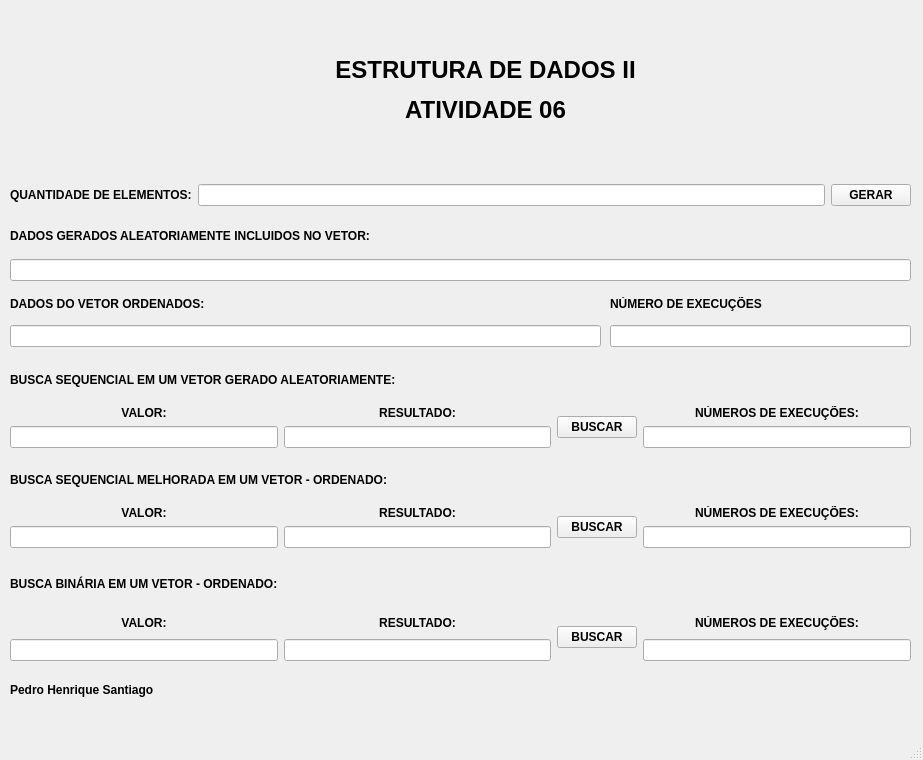
<?xml version="1.0" encoding="UTF-8"?>
<ui version="4.0">
 <class>MainWindow</class>
 <widget class="QMainWindow" name="MainWindow">
  <property name="geometry">
   <rect>
    <x>0</x>
    <y>0</y>
    <width>923</width>
    <height>760</height>
   </rect>
  </property>
  <property name="windowTitle">
   <string>MainWindow</string>
  </property>
  <widget class="QWidget" name="centralwidget">
   <widget class="QWidget" name="layoutWidget">
    <property name="geometry">
     <rect>
      <x>10</x>
      <y>180</y>
      <width>901</width>
      <height>31</height>
     </rect>
    </property>
    <layout class="QHBoxLayout" name="horizontalLayout">
     <item>
      <widget class="QLabel" name="label">
       <property name="text">
        <string>&lt;html&gt;&lt;head/&gt;&lt;body&gt;&lt;p&gt;&lt;span style=&quot; font-weight:700;&quot;&gt;QUANTIDADE DE ELEMENTOS:&lt;/span&gt;&lt;/p&gt;&lt;/body&gt;&lt;/html&gt;</string>
       </property>
      </widget>
     </item>
     <item>
      <widget class="QLineEdit" name="lineEditTamanho"/>
     </item>
     <item>
      <widget class="QPushButton" name="pushButtonGerar">
       <property name="font">
        <font>
         <bold>true</bold>
        </font>
       </property>
       <property name="text">
        <string>GERAR</string>
       </property>
      </widget>
     </item>
    </layout>
   </widget>
   <widget class="QWidget" name="layoutWidget">
    <property name="geometry">
     <rect>
      <x>10</x>
      <y>220</y>
      <width>901</width>
      <height>61</height>
     </rect>
    </property>
    <layout class="QVBoxLayout" name="verticalLayout">
     <item>
      <widget class="QLabel" name="label_2">
       <property name="text">
        <string>&lt;html&gt;&lt;head/&gt;&lt;body&gt;&lt;p&gt;&lt;span style=&quot; font-weight:700;&quot;&gt;DADOS GERADOS ALEATORIAMENTE INCLUIDOS NO VETOR:&lt;/span&gt;&lt;/p&gt;&lt;/body&gt;&lt;/html&gt;</string>
       </property>
      </widget>
     </item>
     <item>
      <widget class="QLineEdit" name="lineEditVetor"/>
     </item>
    </layout>
   </widget>
   <widget class="QWidget" name="layoutWidget">
    <property name="geometry">
     <rect>
      <x>10</x>
      <y>360</y>
      <width>901</width>
      <height>88</height>
     </rect>
    </property>
    <layout class="QVBoxLayout" name="verticalLayout_9">
     <item>
      <widget class="QLabel" name="label_4">
       <property name="text">
        <string>&lt;html&gt;&lt;head/&gt;&lt;body&gt;&lt;p&gt;&lt;span style=&quot; font-weight:700;&quot;&gt;BUSCA SEQUENCIAL EM UM VETOR GERADO ALEATORIAMENTE:&lt;/span&gt;&lt;/p&gt;&lt;/body&gt;&lt;/html&gt;</string>
       </property>
      </widget>
     </item>
     <item>
      <layout class="QHBoxLayout" name="horizontalLayout_2">
       <item>
        <layout class="QVBoxLayout" name="verticalLayout_3">
         <item>
          <widget class="QLabel" name="label_7">
           <property name="text">
            <string>&lt;html&gt;&lt;head/&gt;&lt;body&gt;&lt;p align=&quot;center&quot;&gt;&lt;span style=&quot; font-weight:700;&quot;&gt;VALOR:&lt;/span&gt;&lt;/p&gt;&lt;/body&gt;&lt;/html&gt;</string>
           </property>
          </widget>
         </item>
         <item>
          <widget class="QLineEdit" name="lineEditValor1"/>
         </item>
        </layout>
       </item>
       <item>
        <layout class="QVBoxLayout" name="verticalLayout_4">
         <item>
          <widget class="QLabel" name="label_8">
           <property name="text">
            <string>&lt;html&gt;&lt;head/&gt;&lt;body&gt;&lt;p align=&quot;center&quot;&gt;&lt;span style=&quot; font-weight:700;&quot;&gt;RESULTADO:&lt;/span&gt;&lt;/p&gt;&lt;/body&gt;&lt;/html&gt;</string>
           </property>
          </widget>
         </item>
         <item>
          <widget class="QLineEdit" name="lineEditResultado1"/>
         </item>
        </layout>
       </item>
       <item>
        <widget class="QPushButton" name="pushButtonSequencialAleatorio">
         <property name="font">
          <font>
           <bold>true</bold>
          </font>
         </property>
         <property name="text">
          <string>BUSCAR</string>
         </property>
        </widget>
       </item>
       <item>
        <layout class="QVBoxLayout" name="verticalLayout_5">
         <item>
          <widget class="QLabel" name="label_9">
           <property name="text">
            <string>&lt;html&gt;&lt;head/&gt;&lt;body&gt;&lt;p align=&quot;center&quot;&gt;&lt;span style=&quot; font-weight:700;&quot;&gt;NÚMEROS DE EXECUÇÕES:&lt;/span&gt;&lt;/p&gt;&lt;/body&gt;&lt;/html&gt;</string>
           </property>
          </widget>
         </item>
         <item>
          <widget class="QLineEdit" name="lineEditExecucoes1"/>
         </item>
        </layout>
       </item>
      </layout>
     </item>
    </layout>
   </widget>
   <widget class="QWidget" name="layoutWidget">
    <property name="geometry">
     <rect>
      <x>10</x>
      <y>460</y>
      <width>901</width>
      <height>88</height>
     </rect>
    </property>
    <layout class="QVBoxLayout" name="verticalLayout_10">
     <item>
      <widget class="QLabel" name="label_5">
       <property name="font">
        <font>
         <bold>true</bold>
        </font>
       </property>
       <property name="text">
        <string>BUSCA SEQUENCIAL MELHORADA EM UM VETOR - ORDENADO:</string>
       </property>
      </widget>
     </item>
     <item>
      <layout class="QHBoxLayout" name="horizontalLayout_3">
       <item>
        <layout class="QVBoxLayout" name="verticalLayout_6">
         <item>
          <widget class="QLabel" name="label_10">
           <property name="font">
            <font>
             <bold>true</bold>
            </font>
           </property>
           <property name="text">
            <string>&lt;html&gt;&lt;head/&gt;&lt;body&gt;&lt;p align=&quot;center&quot;&gt;VALOR:&lt;/p&gt;&lt;/body&gt;&lt;/html&gt;</string>
           </property>
          </widget>
         </item>
         <item>
          <widget class="QLineEdit" name="lineEditValor2"/>
         </item>
        </layout>
       </item>
       <item>
        <layout class="QVBoxLayout" name="verticalLayout_7">
         <item>
          <widget class="QLabel" name="label_11">
           <property name="font">
            <font>
             <bold>true</bold>
            </font>
           </property>
           <property name="text">
            <string>&lt;html&gt;&lt;head/&gt;&lt;body&gt;&lt;p align=&quot;center&quot;&gt;RESULTADO:&lt;/p&gt;&lt;/body&gt;&lt;/html&gt;</string>
           </property>
          </widget>
         </item>
         <item>
          <widget class="QLineEdit" name="lineEditResultado2"/>
         </item>
        </layout>
       </item>
       <item>
        <widget class="QPushButton" name="pushButtonSequencialOrdenado">
         <property name="font">
          <font>
           <bold>true</bold>
          </font>
         </property>
         <property name="text">
          <string>BUSCAR</string>
         </property>
        </widget>
       </item>
       <item>
        <layout class="QVBoxLayout" name="verticalLayout_8">
         <item>
          <widget class="QLabel" name="label_12">
           <property name="font">
            <font>
             <bold>true</bold>
            </font>
           </property>
           <property name="text">
            <string>&lt;html&gt;&lt;head/&gt;&lt;body&gt;&lt;p align=&quot;center&quot;&gt;NÚMEROS DE EXECUÇÕES:&lt;/p&gt;&lt;/body&gt;&lt;/html&gt;</string>
           </property>
          </widget>
         </item>
         <item>
          <widget class="QLineEdit" name="lineEditExecucoes2"/>
         </item>
        </layout>
       </item>
      </layout>
     </item>
    </layout>
   </widget>
   <widget class="QWidget" name="layoutWidget">
    <property name="geometry">
     <rect>
      <x>10</x>
      <y>290</y>
      <width>591</width>
      <height>57</height>
     </rect>
    </property>
    <layout class="QVBoxLayout" name="verticalLayout_2">
     <item>
      <widget class="QLabel" name="label_3">
       <property name="text">
        <string>&lt;html&gt;&lt;head/&gt;&lt;body&gt;&lt;p&gt;&lt;span style=&quot; font-weight:700;&quot;&gt;DADOS DO VETOR ORDENADOS:&lt;/span&gt;&lt;/p&gt;&lt;/body&gt;&lt;/html&gt;</string>
       </property>
      </widget>
     </item>
     <item>
      <widget class="QLineEdit" name="lineEditVetorOrdenado"/>
     </item>
    </layout>
   </widget>
   <widget class="QWidget" name="layoutWidget">
    <property name="geometry">
     <rect>
      <x>610</x>
      <y>290</y>
      <width>301</width>
      <height>57</height>
     </rect>
    </property>
    <layout class="QVBoxLayout" name="verticalLayout_11">
     <item>
      <widget class="QLabel" name="label_13">
       <property name="text">
        <string>&lt;html&gt;&lt;head/&gt;&lt;body&gt;&lt;p&gt;&lt;span style=&quot; font-weight:700;&quot;&gt;NÚMERO DE EXECUÇÕES&lt;/span&gt;&lt;/p&gt;&lt;/body&gt;&lt;/html&gt;</string>
       </property>
      </widget>
     </item>
     <item>
      <widget class="QLineEdit" name="lineEditExecucoesOrdendado"/>
     </item>
    </layout>
   </widget>
   <widget class="QWidget" name="layoutWidget">
    <property name="geometry">
     <rect>
      <x>10</x>
      <y>560</y>
      <width>901</width>
      <height>101</height>
     </rect>
    </property>
    <layout class="QVBoxLayout" name="verticalLayout_15">
     <item>
      <widget class="QLabel" name="label_6">
       <property name="font">
        <font>
         <bold>true</bold>
        </font>
       </property>
       <property name="text">
        <string>BUSCA BINÁRIA EM UM VETOR - ORDENADO:</string>
       </property>
      </widget>
     </item>
     <item>
      <layout class="QHBoxLayout" name="horizontalLayout_4">
       <item>
        <layout class="QVBoxLayout" name="verticalLayout_14">
         <item>
          <widget class="QLabel" name="label_16">
           <property name="font">
            <font>
             <bold>true</bold>
            </font>
           </property>
           <property name="text">
            <string>&lt;html&gt;&lt;head/&gt;&lt;body&gt;&lt;p align=&quot;center&quot;&gt;VALOR:&lt;/p&gt;&lt;/body&gt;&lt;/html&gt;</string>
           </property>
          </widget>
         </item>
         <item>
          <widget class="QLineEdit" name="lineEditValor3"/>
         </item>
        </layout>
       </item>
       <item>
        <layout class="QVBoxLayout" name="verticalLayout_13">
         <item>
          <widget class="QLabel" name="label_15">
           <property name="font">
            <font>
             <bold>true</bold>
            </font>
           </property>
           <property name="text">
            <string>&lt;html&gt;&lt;head/&gt;&lt;body&gt;&lt;p align=&quot;center&quot;&gt;RESULTADO:&lt;/p&gt;&lt;/body&gt;&lt;/html&gt;</string>
           </property>
          </widget>
         </item>
         <item>
          <widget class="QLineEdit" name="lineEditResultado3"/>
         </item>
        </layout>
       </item>
       <item>
        <widget class="QPushButton" name="pushButtonBinarioOrdenado">
         <property name="font">
          <font>
           <bold>true</bold>
          </font>
         </property>
         <property name="text">
          <string>BUSCAR</string>
         </property>
        </widget>
       </item>
       <item>
        <layout class="QVBoxLayout" name="verticalLayout_12">
         <item>
          <widget class="QLabel" name="label_14">
           <property name="font">
            <font>
             <bold>true</bold>
            </font>
           </property>
           <property name="text">
            <string>&lt;html&gt;&lt;head/&gt;&lt;body&gt;&lt;p align=&quot;center&quot;&gt;NÚMEROS DE EXECUÇÕES:&lt;/p&gt;&lt;/body&gt;&lt;/html&gt;</string>
           </property>
          </widget>
         </item>
         <item>
          <widget class="QLineEdit" name="lineEditExecucoes3"/>
         </item>
        </layout>
       </item>
      </layout>
     </item>
    </layout>
   </widget>
   <widget class="QLabel" name="label_19">
    <property name="geometry">
     <rect>
      <x>10</x>
      <y>680</y>
      <width>181</width>
      <height>20</height>
     </rect>
    </property>
    <property name="font">
     <font>
      <bold>true</bold>
     </font>
    </property>
    <property name="text">
     <string>Pedro Henrique Santiago </string>
    </property>
   </widget>
   <widget class="QLabel" name="label_20">
    <property name="geometry">
     <rect>
      <x>290</x>
      <y>20</y>
      <width>391</width>
      <height>141</height>
     </rect>
    </property>
    <property name="text">
     <string>&lt;html&gt;&lt;head/&gt;&lt;body&gt;&lt;p align=&quot;center&quot;&gt;&lt;span style=&quot; font-size:18pt; font-weight:700;&quot;&gt;ESTRUTURA DE DADOS II&lt;/span&gt;&lt;/p&gt;&lt;p align=&quot;center&quot;&gt;&lt;span style=&quot; font-size:18pt; font-weight:700;&quot;&gt;ATIVIDADE 06&lt;/span&gt;&lt;/p&gt;&lt;/body&gt;&lt;/html&gt;</string>
    </property>
   </widget>
  </widget>
  <widget class="QMenuBar" name="menubar">
   <property name="geometry">
    <rect>
     <x>0</x>
     <y>0</y>
     <width>923</width>
     <height>20</height>
    </rect>
   </property>
  </widget>
  <widget class="QStatusBar" name="statusbar"/>
 </widget>
 <resources/>
 <connections/>
</ui>
